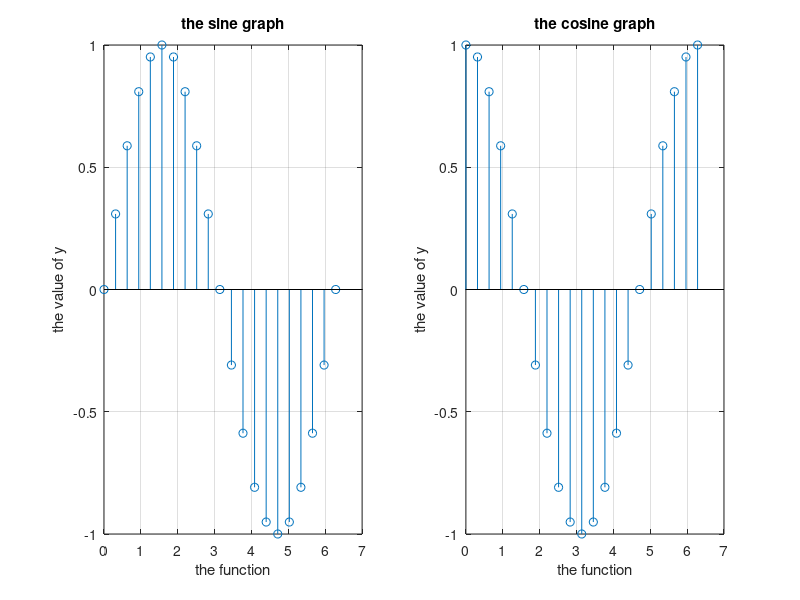

MATLAB code for this plot:
x=0:pi/10:2*pi;
a = sin(x);
subplot(1,2,1);
stem(x,a);
xlabel('the function');
ylabel('the value of y');
title('the sine graph');
grid on;
b= cos(x);
subplot(1,2,2);
stem(x,b);
xlabel('the function');
ylabel('the value of y');
title('the cosine graph');
grid on;